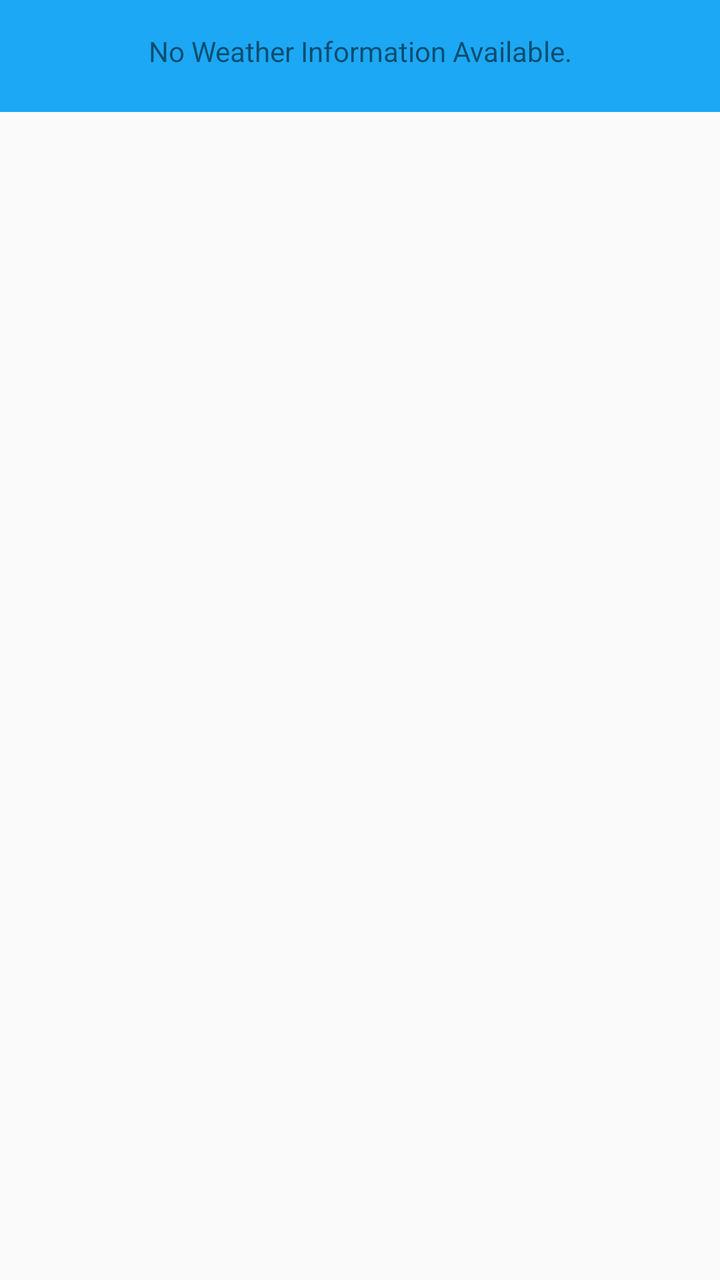
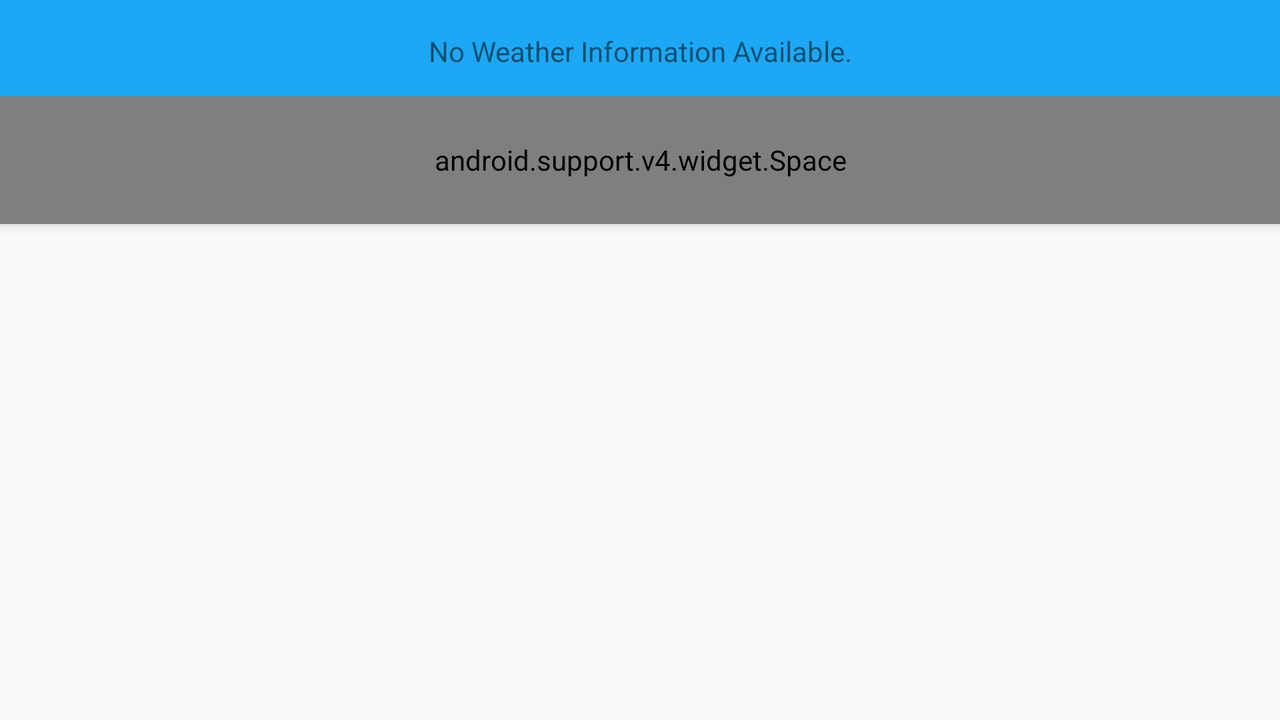

The same Android screen from two of the app's own layout files: first res/layout/ as a phone draws it, then the repository's variant for another configuration, drawn on a device whose configuration selects that folder. Both files follow.
<!-- AndroidManifest.xml: activity theme ForecastTheme -->
<!-- res/layout/fragment_main.xml -->
<FrameLayout xmlns:android="http://schemas.android.com/apk/res/android"
    xmlns:app="http://schemas.android.com/apk/res-auto"
    android:layout_width="match_parent"
    android:layout_height="match_parent"
    >

    <android.support.design.widget.CoordinatorLayout
        android:id="@+id/col"
        android:layout_width="match_parent"
        android:layout_height="match_parent">

        <android.support.design.widget.AppBarLayout
            android:id="@id/appbar"
            android:layout_width="match_parent"
            android:layout_height="wrap_content"
            android:theme="@style/ThemeOverlay.AppCompat.Dark.ActionBar"
            app:elevation="0dp">
            <android.support.v7.widget.Toolbar
                android:id="@+id/mainActivity_toolbar"
                android:layout_height="?attr/actionBarSize"
                android:layout_width="match_parent"
                android:elevation="0dp"
                app:theme="@style/ThemeOverlay.AppCompat.Dark.ActionBar"
                app:popupTheme="@style/ThemeOverlay.AppCompat.Light">

                <ImageView
                    android:layout_width="match_parent"
                    android:layout_height="?attr/listPreferredItemHeight"
                    android:layout_gravity="center"
                    android:scaleType="center"
                    android:src="@drawable/ic_logo"
                    android:contentDescription="@string/app_name"/>
            </android.support.v7.widget.Toolbar>

        </android.support.design.widget.AppBarLayout>

        <android.support.v7.widget.RecyclerView
            android:id="@+id/recyclerView_forecast"
            android:layout_width="match_parent"
            android:layout_height="match_parent"
            app:layout_behavior="@string/appbar_scrolling_view_behavior"/>

        <TextView
            android:id="@+id/textview_empty"
            android:layout_width="match_parent"
            android:layout_height="match_parent"
            android:text="@string/empty_view"
            android:gravity="center_horizontal"
            android:paddingRight="@dimen/activity_horizontal_margin"
            android:paddingEnd="@dimen/activity_horizontal_margin"
            android:paddingLeft="@dimen/activity_horizontal_margin"
            android:paddingStart="@dimen/activity_horizontal_margin"
            android:paddingTop="@dimen/activity_vertical_margin"
            android:paddingBottom="@dimen/activity_vertical_margin"/>

    </android.support.design.widget.CoordinatorLayout>
    

</FrameLayout>
<!-- resources referenced by this layout -->
<resources>
  <dimen name="activity_horizontal_margin">16dp</dimen>
  <dimen name="activity_vertical_margin">16dp</dimen>
  <string name="app_name">Sunshine</string>
  <string name="empty_view">No Weather Information Available.</string>
  <style name="ForecastTheme" parent="AppTheme">
          <item name="actionBarStyle">@style/ActionBar.Solid.Sunshine.NoTitle</item>
      </style>
  <style name="AppTheme" parent="Theme.AppCompat.Light.DarkActionBar">
          
          <item name="colorPrimary">@color/sunshine_blue</item>
          <item name="colorPrimaryDark">@color/sunshine_dark_blue</item>
      </style>
  <style name="ActionBar.Solid.Sunshine.NoTitle" parent="@style/Widget.AppCompat.Light.ActionBar.Solid.Inverse">
          <item name="displayOptions">useLogo|showHome</item>
          <item name="logo">@drawable/ic_logo</item>
      </style>
  <color name="sunshine_blue">#ff1ca8f4</color>
  <color name="sunshine_dark_blue">#0288D1</color>
</resources>
<!-- res/layout-land/fragment_main.xml (the repository's variant of the layout above) -->
<!-- drawn on the phone turned sideways -->
<?xml version="1.0" encoding="utf-8"?>
<RelativeLayout xmlns:android="http://schemas.android.com/apk/res/android"
    xmlns:app="http://schemas.android.com/apk/res-auto"
    android:layout_width="match_parent"
    android:layout_height="match_parent">

    <LinearLayout
        android:id="@+id/appbar"
        android:layout_width="match_parent"
        android:layout_height="wrap_content"
        android:layout_alignParentTop="true"
        android:background="?attr/colorPrimary"
        android:elevation="@dimen/appbar_elevation"
        android:orientation="vertical">
        <android.support.v7.widget.Toolbar
            android:id="@+id/mainActivity_toolbar"
            android:layout_height="?attr/actionBarSize"
            android:layout_width="match_parent"
            android:elevation="0dp"
            app:theme="@style/ThemeOverlay.AppCompat.Dark.ActionBar"
            app:popupTheme="@style/ThemeOverlay.AppCompat.Light"/>
        <android.support.v4.widget.Space
            android:layout_width="match_parent"
            android:layout_height="?attr/listPreferredItemHeight"/>
    </LinearLayout>

    <include layout="@layout/fragment_main_base"
        android:layout_height="match_parent"
        android:layout_width="@dimen/landscape_forecast_view_width"
        android:layout_alignParentTop="true"
        android:layout_centerHorizontal="true"
        />

</RelativeLayout>
<!-- res/layout/fragment_main_base.xml (included above) -->
<FrameLayout xmlns:android="http://schemas.android.com/apk/res/android"
    xmlns:tools="http://schemas.android.com/tools"
    android:layout_width="match_parent"
    android:layout_height="match_parent"
    android:elevation="@dimen/appbar_elevation"
    tools:context=".MainActivityFragment">


    <android.support.v7.widget.RecyclerView
        android:id="@+id/recyclerView_forecast"
        android:layout_width="match_parent"
        android:layout_height="match_parent"
        style="@style/ForecastListStyle" />

    <TextView
        android:id="@+id/textview_empty"
        android:layout_width="match_parent"
        android:layout_height="match_parent"
        android:text="@string/empty_view"
        android:gravity="center_horizontal"
        android:paddingRight="@dimen/activity_horizontal_margin"
        android:paddingEnd="@dimen/activity_horizontal_margin"
        android:paddingLeft="@dimen/activity_horizontal_margin"
        android:paddingStart="@dimen/activity_horizontal_margin"
        android:paddingTop="@dimen/activity_vertical_margin"
        android:paddingBottom="@dimen/activity_vertical_margin"/>
</FrameLayout>
<!-- resources referenced by the variant -->
<!-- as the phone turned sideways resolves them -->
<resources>
  <dimen name="activity_horizontal_margin">16dp</dimen>
  <dimen name="activity_vertical_margin">16dp</dimen>
  <dimen name="appbar_elevation">4dp</dimen>
  <string name="empty_view">No Weather Information Available.</string>
  <style name="ForecastListStyle" />
  <style name="ForecastTheme" parent="AppTheme">
          <item name="actionBarStyle">@style/ActionBar.Solid.Sunshine.NoTitle</item>
      </style>
  <style name="AppTheme" parent="Theme.AppCompat.Light.DarkActionBar">
          
          <item name="colorPrimary">@color/sunshine_blue</item>
          <item name="colorPrimaryDark">@color/sunshine_dark_blue</item>
      </style>
  <style name="ActionBar.Solid.Sunshine.NoTitle" parent="@style/Widget.AppCompat.Light.ActionBar.Solid.Inverse">
          <item name="displayOptions">useLogo|showHome</item>
          <item name="logo">@drawable/ic_logo</item>
      </style>
  <color name="sunshine_blue">#ff1ca8f4</color>
  <color name="sunshine_dark_blue">#0288D1</color>
</resources>
